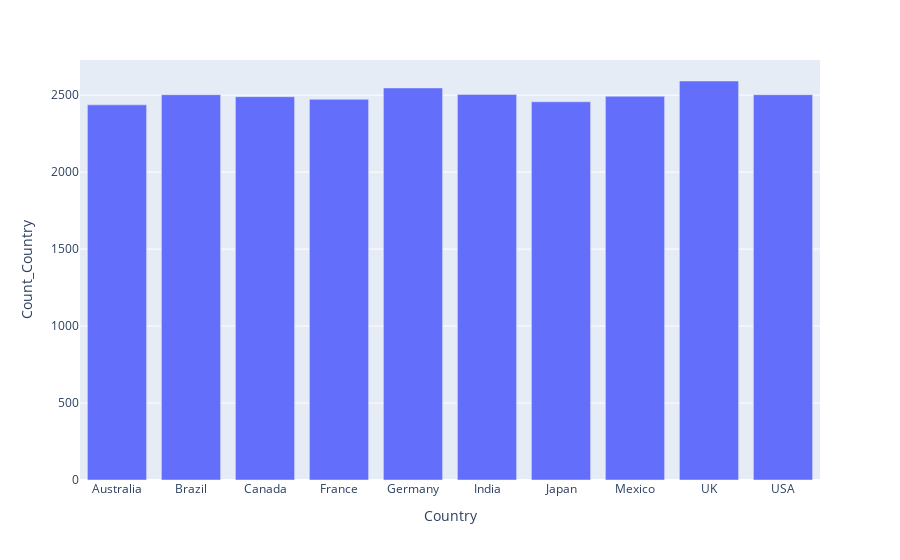

The cell this chart's notebook holds for it:
### Code cell
import plotly.express as px

df1 = data.groupby(['Country']).agg(
Count_Country=('User_ID','nunique')


).reset_index()


fig = px.bar(df1, x='Country',y='Count_Country')
fig.show()

### Figure 1 — Plotly figure (JSON) as saved in the notebook; plotly's stock layout.template omitted (floating-point values rounded to 4 significant figures)
{"data": [{"hovertemplate": "Country=%{x}<br>Count_Country=%{y}<extra></extra>", "legendgroup": "", "marker": {"color": "#636efa", "pattern": {"shape": ""}}, "name": "", "orientation": "v", "showlegend": false, "textposition": "auto", "type": "bar", "x": ["Australia", "Brazil", "Canada", "France", "Germany", "India", "Japan", "Mexico", "UK", "USA"], "xaxis": "x", "y": [2437, 2503, 2490, 2473, 2547, 2505, 2457, 2493, 2592, 2503], "yaxis": "y"}], "layout": {"barmode": "relative", "legend": {"tracegroupgap": 0}, "margin": {"t": 60}, "xaxis": {"anchor": "y", "domain": [0, 1], "title": {"text": "Country"}}, "yaxis": {"anchor": "x", "domain": [0, 1], "title": {"text": "Count_Country"}}}}
